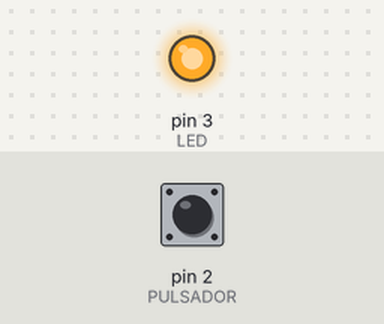
Recording of a sketch running on a simulated Arduino Uno, built with avr-gcc and run on an emulated ATmega328P. On the bench: output pins drawn as LEDs (lit = HIGH). The test bench sets the inputs (shaded band); at power-on: pin 2 (PULSADOR) HIGH.

Above: at 0.1 s.
At 5.1 s:
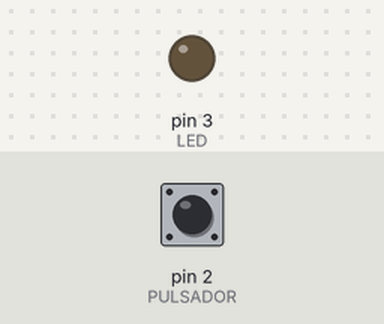
Timing chart, 0 to 6.6 s (numbered marks = the images above):
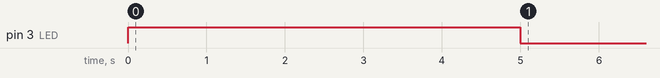

Measured:
- by itself, pin 3 (LED): LOW → HIGH at 0.00 s, → LOW 5.0 s later

The sketch:

se_prende_con_boton.ino
```cpp
int PULSADOR = 2;
int LED = 3;
int ESTADO = LOW;

void setup() {
  pinMode(PULSADOR, INPUT);    //pin 2 como entrada
  pinMode(LED, OUTPUT);   //pin 3 como salida
}

void loop() {
 while(digitalRead(PULSADOR) == LOW){   //espero qeu el pulsador se presione

 }
digitalWrite(LED, HIGH);              // enciendo led
delay(5000);                          // espera de 5 segundos
digitalWrite(LED, LOW);               // apagar led
 while(digitalRead(PULSADOR) == HIGH){      // antirebote

 }
}
```
